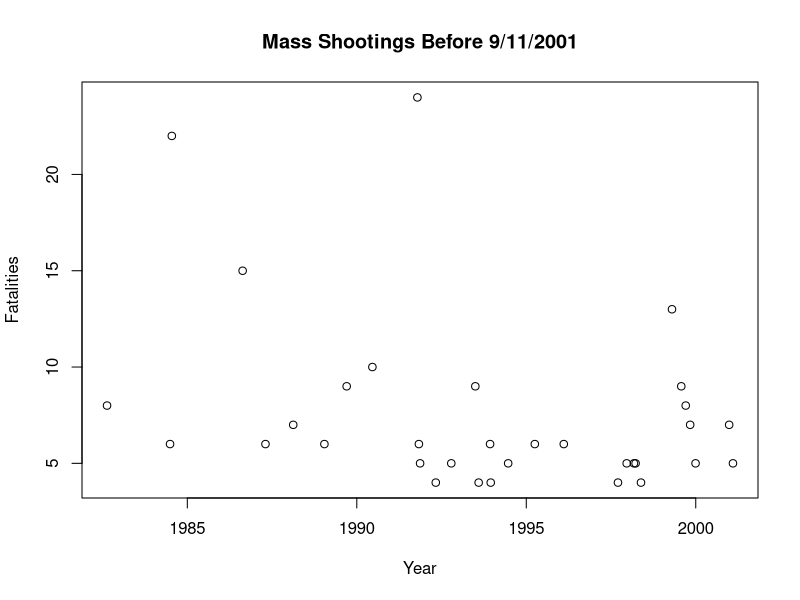
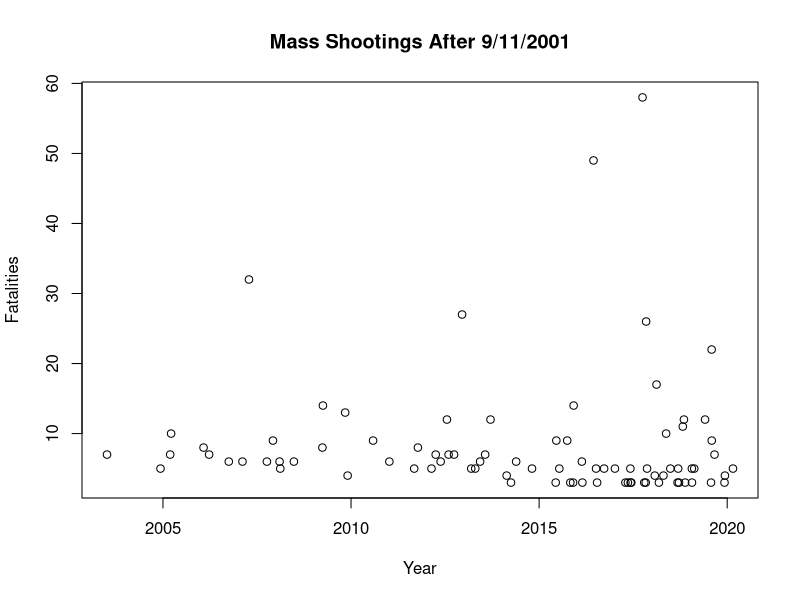
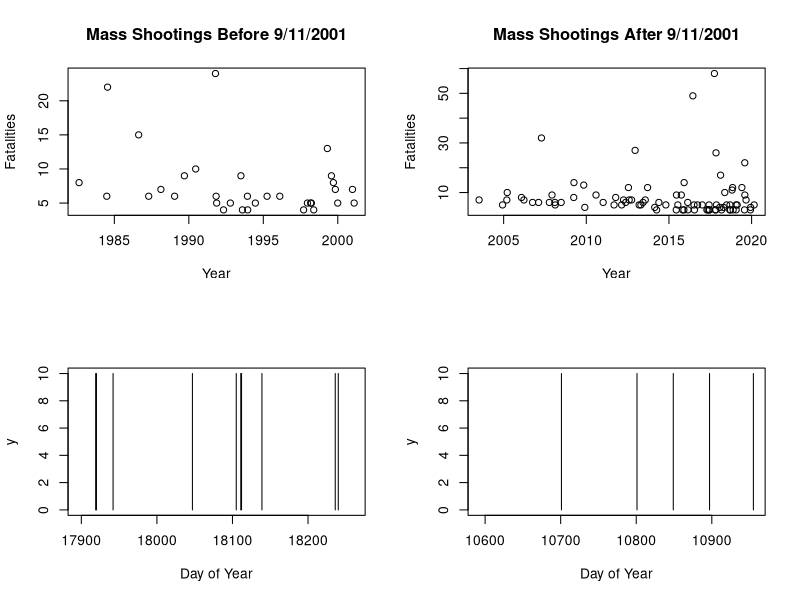
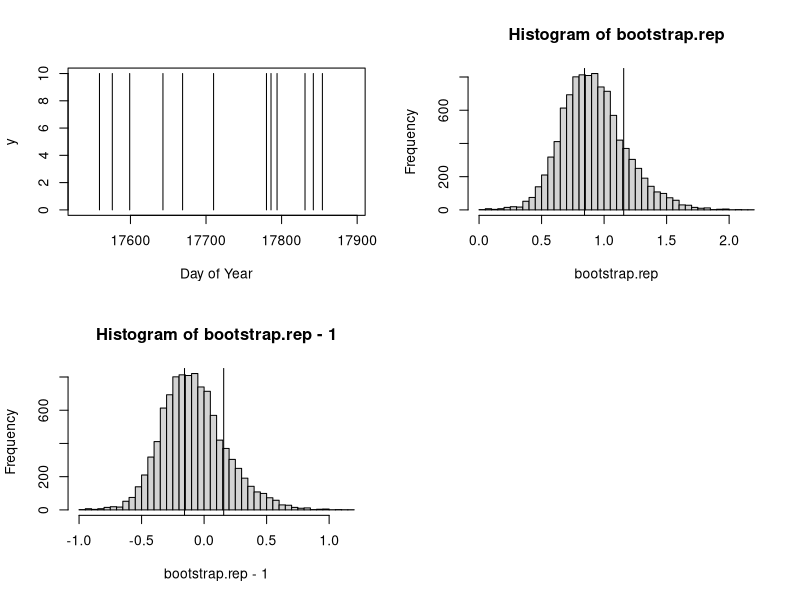

These figures' R source, in order:
## ---- chunk 1
shootings.dataset<-read.csv("data.csv") #importing the dataset 
shootings.dataset
## ---- chunk 2
# install.packages('dplyr') # this package contains the mutate function which we used below 

library(dplyr)

shootings.dataset <- mutate(shootings.dataset, date= as.Date(date, format = "%m/%d/%Y"))
shootings.dataset$date # converting the dates in the data set to actual dates in R
## ---- chunk 3
a <- shootings.dataset[86:118, 3]

b <- shootings.dataset[86:118, 5]

plot(a, b, main = "Mass Shootings Before 9/11/2001",xlab = "Year", ylab = "Fatalities")
## ---- chunk 4
x <- shootings.dataset[1:85, 3]

y <- shootings.dataset[1:85, 5]

plot(x, y,main = "Mass Shootings After 9/11/2001", xlab = "Year", ylab = "Fatalities")
## ---- chunk 5
par(mfrow=c(2,2))
plot(a, b, main = "Mass Shootings Before 9/11/2001",xlab = "Year", ylab = "Fatalities")
plot(x, y,main = "Mass Shootings After 9/11/2001", xlab = "Year", ylab = "Fatalities")
## ---- chunk 6
from.date <- as.Date('2019-01-01', format = "%Y-%m-%d")
to.date <- as.Date('2019-12-31', format = "%Y-%m-%d")

plot(NA, xlim=c(from.date, to.date), ylim=c(0,10), xlab="Day of Year", ylab="y")

segments(shootings.dataset$date, 0, y1=10)
## ---- chunk 7
from.date.1 <- as.Date('1999-01-01', format = "%Y-%m-%d")
to.date.1 <- as.Date('1999-12-31', format = "%Y-%m-%d")

plot(NA, xlim=c(from.date.1, to.date.1), ylim=c(0,10), xlab="Day of Year", ylab="y")

segments(shootings.dataset$date, 0, y1=10)
## ---- chunk 8
from.date.2 <- as.Date('2018-01-01', format = "%Y-%m-%d")
to.date.2 <- as.Date('2018-12-31', format = "%Y-%m-%d")

plot(NA, xlim=c(from.date.2, to.date.2), ylim=c(0,10), xlab="Day of Year", ylab="y")

segments(shootings.dataset$date, 0, y1=10)
## ---- chunk 9
tau.2019 <- as.numeric(-diff(shootings.dataset$date[2:11])) #Calculating the time between two successive mass shootings in the year 2019

tau.sd<- sd(tau.2019) 
tau.mean <- mean(tau.2019)

coef.variation <- tau.sd/tau.mean # Calculating the coefficient of variation for 2019

coef.variation-1
## ---- chunk 10
bootstrap.coef.var <- function(days, shootings){
  boot.coef <- rbinom(days, 1, shootings/days)

  if((length(which(boot.coef == 1)) == 0) || (length(which(boot.coef == 1)) == 1) || (length(which(boot.coef == 1)) == 2)){
    return(NA)
  } else {
  tau.boot <- diff(which(boot.coef == 1))-1

  tau.boot.sd <- sd(tau.boot)
  tau.boot.mean <- mean(tau.boot)
  tau.boot.variation <- (tau.boot.sd/tau.boot.mean)
  
  return(tau.boot.variation)
  }
}

bootstrap.rep <- replicate(10000, bootstrap.coef.var(365, 10))

hist(bootstrap.rep, breaks="FD")
abline(v=coef.variation)
abline(v=2-coef.variation)
## ---- chunk 11
hist(bootstrap.rep-1, breaks="FD")
abline(v=coef.variation-1)
abline(v=-coef.variation+1)
## ---- chunk 12
right.tail <- bootstrap.rep-1 >= coef.variation-1 # true=values to the right of the hist 
## ---- chunk 13
left.tail <- bootstrap.rep-1 <= -coef.variation+1 # true=values to the left of the hist 
## ---- chunk 14

rbinom(365, 1, (10/365))
right.tail | left.tail # TRUE where they're in the right tail OR left tail 
## ---- chunk 15
(sum(right.tail | left.tail, na.rm=TRUE))/sum(!is.na(bootstrap.rep)) #p value 
